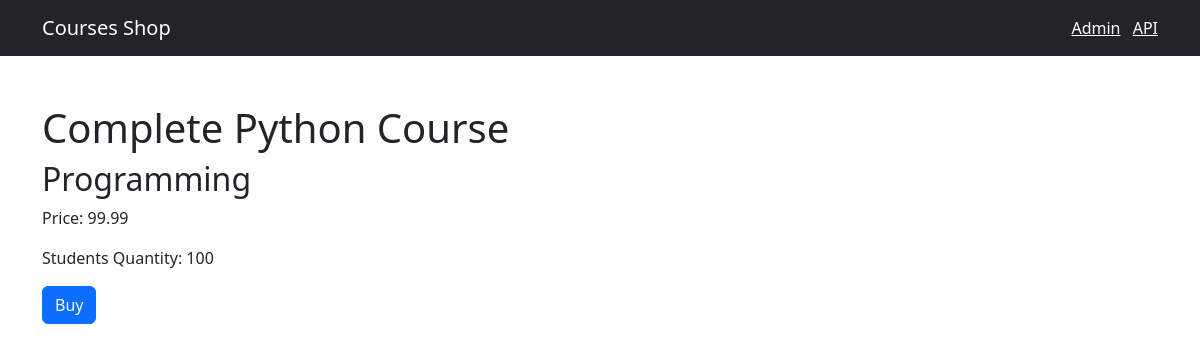
The page /1 on the database its author committed.
### shop/models.py (models this page shows, shortened)
class Course(models.Model):
    title = models.CharField(max_length=300)
    price = models.FloatField()
    students_qty = models.IntegerField()
    reviews_qty = models.IntegerField()
    category = models.ForeignKey(Category, on_delete=models.CASCADE)
    created_at = models.DateTimeField(default=timezone.now)

class Category(models.Model):
    title = models.CharField(max_length=255)
    created_at = models.DateTimeField(default=timezone.now)
    def __str__(self):
        return self.title

### shop/views.py (the view)
# urls.py: path('<int:course_id>', views.single_course, name='single_course')
def single_course(request, course_id):
    course = get_object_or_404(Course, pk=course_id)
    return render(request, 'shop/single_course.html', {'course':course})

### templates/shop/single_course.html (shortened to what this page needs)
{% extends 'base.html' %}
{% block this_is_my_content %}
<h1 class="mt-5">{{ course.title}}</h1>
<h2>{{ course.category}}</h2>
<p>Price: {{ course.price}}</p>
<p>Students Quantity: {{ course.students_qty}}</p>
<button class="btn btn-primary"> Buy </button>
{% endblock%}

### rows shown on the page
Course: title "Complete Python Course", price "99.99", students_qty "100"
Category: category "Programming"
